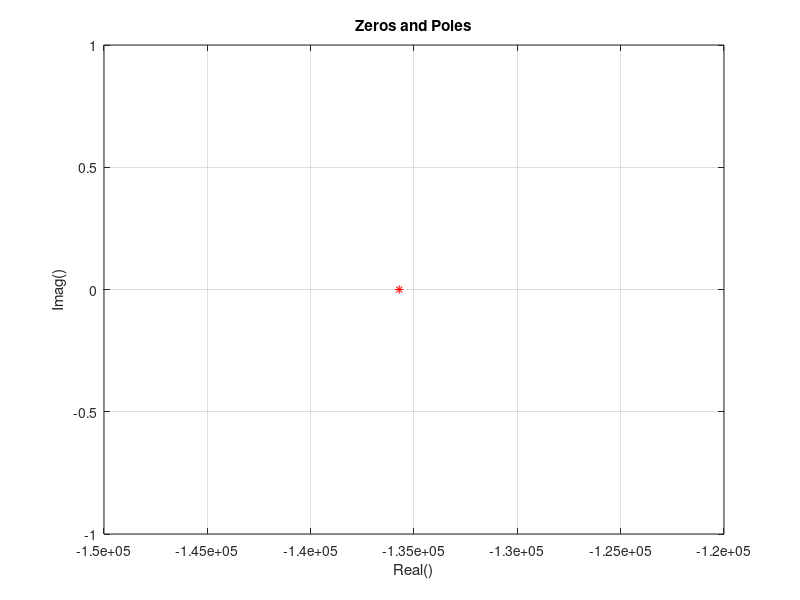
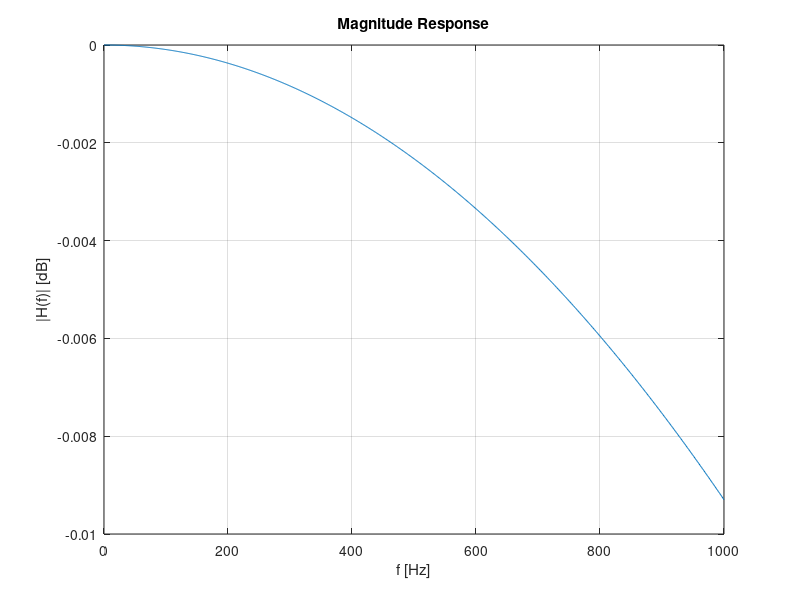
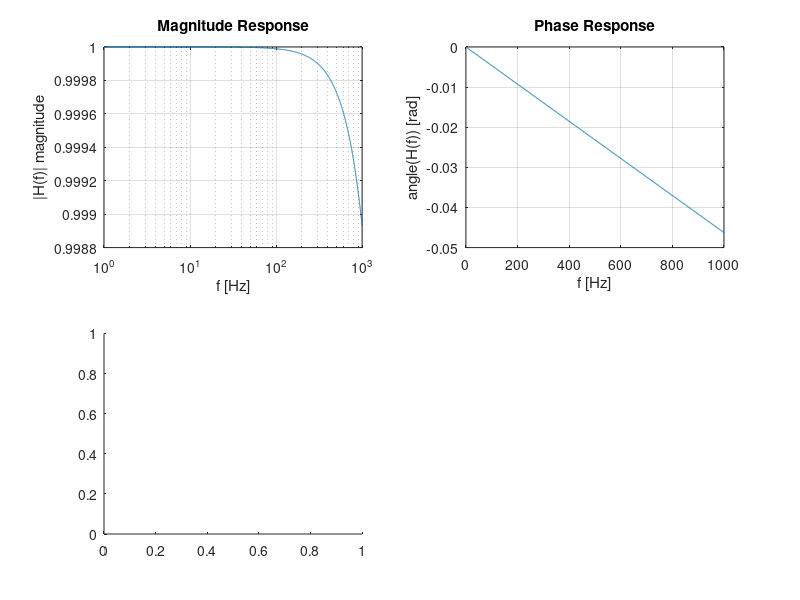

The MATLAB script that drew these images, in order: (Note: this script raises an error after producing the figures.)
% ex 7.3
% A Szczygielski
% listing 7.1
% listing changed to display calculations in subplots

clear all; close all;
fs = 48000; % Sampling rate in samples per second

fc = (fs/2) - (0.1*fs/2) % setting cutoff half of fs and even slightly lower (10%)
                            % to ensure proper characteristic
% fc = 1/2piRC
%250 = 1/2piRC
   b = [1];  % [ b1, b0 ]
   a = [(1/(fc*2*pi)),1];                  % [ a3, a2, a1, a0=1]
   z = roots(b); p = roots(a);     % [b,a] --> [z,p] %roots - calculate roots of 
   disp("My choice")      

figure; plot(real(z),imag(z),'bo', real(p),imag(p),'r*'); grid;
title('Zeros and Poles'); xlabel('Real()'); ylabel('Imag()'); 

%%

% Verification of filter responses(FRs): amplitude, phase, impulse, step
f = 0 : 1 : 1000;                  % frequency in hertz
w = 2*pi*f;                        % pulsation, radial frequency
s = j*w;                           % Laplace transform variable
H = polyval(b,s) ./ polyval(a,s);  % FR=TF for s=j*w: ratio of two polynomials


% Plotting in subplots
figure;
% Magnitude response subplot
%plot(f, abs(H));
plot(f, 20*log10(abs(H)));
xlabel('f [Hz]');
ylabel('|H(f)| [dB]');
grid on;
title('Magnitude Response');


figure;
% Magnitude response subplot
subplot(2,2,1);
%plot(f, 20*log10(abs(H)));
semilogx(f, abs(H));
xlabel('f [Hz]');
ylabel('|H(f)| magnitude');
grid on;
title('Magnitude Response');

% Phase response subplot
subplot(2,2,2);
plot(f, unwrap(angle(H)));
xlabel('f [Hz]');
ylabel('angle(H(f)) [rad]');
grid on;
title('Phase Response');

% Impulse response subplot
subplot(2,2,3);
impulse(b, a);
xlabel('Time');
ylabel('Amplitude');
grid on;
title('Filter Response to Impulse');

% Step response subplot
subplot(2,2,4);
step(b, a);
xlabel('Time');
ylabel('Amplitude');
grid on;
title('Filter Response to Step Change');

% title
sgtitle('Filter Responses'); 
